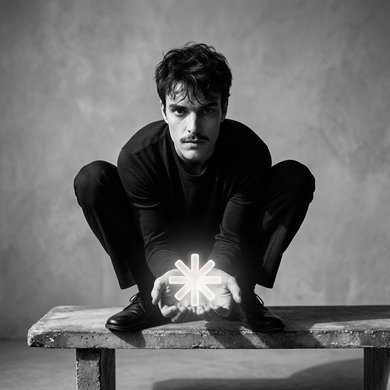
#> input picture assets/src/frame-01.jpg, 390 x 390 px, found by its file name; its folder holds only this picture in this run
$ python prep_ascii.py
#> lines starting #> are read from the running program, lines starting #| are printed output that depends on the picture
"""Converte os quadros do banner em montagem de caracteres.

Roda LOCAL e à mão, nunca no CI (spec §1.1): decodificar JPEG e reamostrar é
justamente o terreno onde o Node puro não tem equivalente maduro. A saída é
`data/ascii-frames.json`, commitada — o CI só desenha o que já está lá.

    python3 scripts/prep_ascii.py [colunas] [gama]

O que cada parâmetro decide, e por que estes valores:

  COLUNAS  87 por quadro. Três quadros mais duas calhas dão 265 colunas, que é
           o que cabe em 796px com a fonte de 5px. Abaixo disso o rosto some;
           acima, o glifo fica menor que o traço e a arte vira ruído.

  GAMA     1.6. As fotos têm parede clara e roupa preta, e "claro = glifo
           denso" desenha o FUNDO, deixando o corpo como vazio. A gama abre os
           meios-tons: a parede recua, sobra a silhueta e o asterisco nas mãos.

  RAMPA    ASCII puro. `░▒▓` dependem do bloco U+2591–2593; um glifo ausente
           cai para outra família com avanço diferente e desalinha a linha
           (§0.4). Nesta rampa não existe caractere que uma fonte monoespaçada
           possa não ter.

Claro vira glifo denso porque o terminal é escuro: mais tinta, mais luz.
"""
from PIL import Image, ImageOps
import json
import os
import sys

RAMP = " .:-=+*#%@"
COLS = int(sys.argv[1]) if len(sys.argv) > 1 else 87
GAMMA = float(sys.argv[2]) if len(sys.argv) > 2 else 1.6

# Recorte de histograma antes de mapear: as três fotos são da mesma sessão mas
# não têm o mesmo preto, e sem isto cada quadro assentaria num tom diferente.
CUTOFF = 1

# Largura/altura da célula de caractere. A rampa assume célula em pé; sem isto
# o retrato sai achatado.
CELL_ASPECT = 0.6

SRC = "assets/src"
OUT = "data/ascii-frames.json"


def to_ascii(path):
#> called with path = 'assets/src/frame-01.jpg'
    im = ImageOps.autocontrast(Image.open(path).convert("L"), cutoff=CUTOFF)
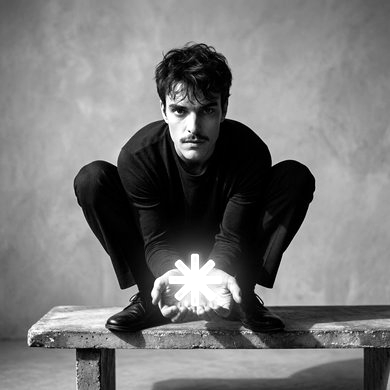
#> im: PIL image 390x390 L; min 0, max 255, mean 119.9
    w, h = im.size
#> w = 390; h = 390
    rows = max(1, round(COLS * CELL_ASPECT * h / w))
#> rows = 52
    im = im.resize((COLS, rows), Image.Resampling.LANCZOS)
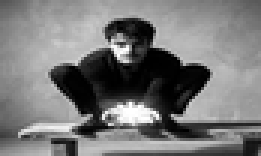
#> im: PIL image 87x52 L (shown 3 times larger); min 0, max 255, mean 119.9
    px = im.load()
    n = len(RAMP) - 1
    return ["".join(RAMP[round((px[x, y] / 255) ** GAMMA * n)] for x in range(COLS))
            for y in range(rows)]


def main():
    frames = {}
    for nome in sorted(os.listdir(SRC)):
        if not nome.endswith(".jpg"):
            continue
        arte = to_ascii(f"{SRC}/{nome}")
#> arte = 52 items
        frames[os.path.splitext(nome)[0]] = arte
        print(f"  {nome}  {COLS}x{len(arte)}")
#|   frame-01.jpg  87x52

    if not frames:
        raise SystemExit(f"! nenhum .jpg em {SRC}")

    alturas = {len(a) for a in frames.values()}
#> alturas = 1 item
    if len(alturas) != 1:
        raise SystemExit(f"! quadros com alturas diferentes: {sorted(alturas)}")

    # A ordem de exibição e o texto alternativo de cada quadro são decisão de
    # desenho e vivem em scripts/lib/constants/about.mjs. Aqui só a medida.
    dados = {
        "generated": "scripts/prep_ascii.py",
        "ramp": RAMP,
        "cols": COLS,
        "rows": alturas.pop(),
        "gamma": GAMMA,
        "cutoff": CUTOFF,
        "frames": frames,
    }
    os.makedirs(os.path.dirname(OUT), exist_ok=True)
    with open(OUT, "w", encoding="utf-8") as f:
        json.dump(dados, f, ensure_ascii=False, indent=1)
        f.write("\n")
    print(f"  -> {OUT}  {os.path.getsize(OUT) / 1024:.1f} KB")


main()

$ run again, on assets/src/frame-02.jpg
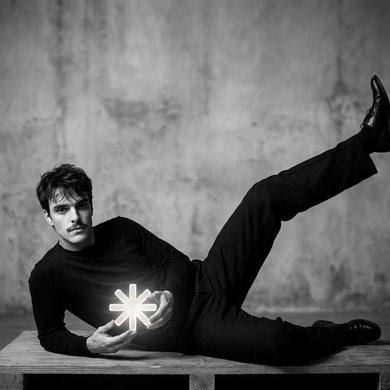
#> input picture assets/src/frame-02.jpg, 390 x 390 px, found by its file name
#> in to_ascii, `im = ImageOps.autocontrast(Image.open(path).convert("L"), cutoff=CUTOFF)`:
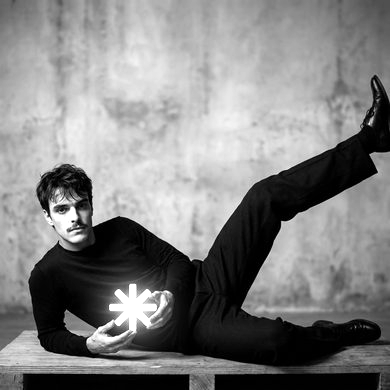
#> im: PIL image 390x390 L; min 0, max 255, mean 130.1
#> in to_ascii, `im = im.resize((COLS, rows), Image.Resampling.LANCZOS)`:
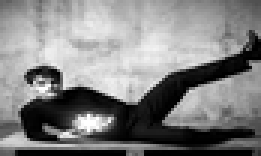
#> im: PIL image 87x52 L (shown 3 times larger); min 0, max 255, mean 130.2
#> arte = 52 items
#|   frame-02.jpg  87x52
#> alturas = 1 item
